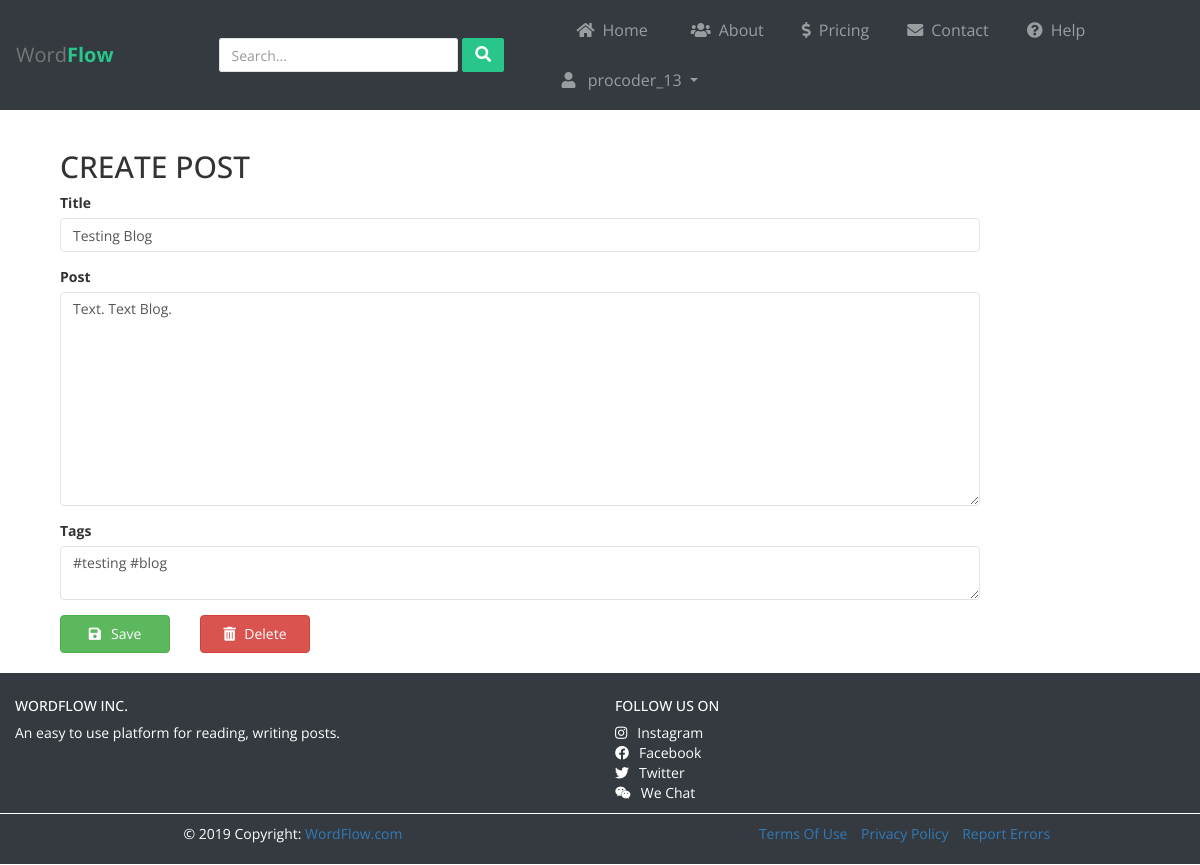
The app's page /procoder_13/edit/6 (signed in) with its own data.
### app.py (models this page shows)
class Post(db.Model):
	pid = db.Column(db.Integer, primary_key=True)
	title= db.Column(db.String(80), nullable=False)
	author = db.Column(db.String(40), nullable=False)
	content = db.Column(db.String(100), nullable=False)
	created_on = db.Column(db.DateTime, nullable=False)
	last_updated = db.Column(db.DateTime, nullable=False)
	tags = db.Column(db.String(50), nullable=False)

### app.py (the view)
@app.route('/<user>/edit/<int:pid>', methods=['POST', 'GET'])
@is_logged_in
def editPost(user,pid):
	form = ArticleForm(request.form)
	if request.method == 'POST' and form.validate():
		title = request.form["title"]
		content = request.form["content"]
		tags = request.form["tags"]
		post = Post.query.filter_by(pid=pid).first()
		post.title = title
		post.content = content
		post.tags = tags
		post.last_updated = datetime.datetime.utcnow()
		db.session.commit()
		flash('Post edited succesfully', category='success')
		return render_template('edit.html',username=user, form=form, post=post, logged_in=True)
	elif request.method=='GET':
		post = Post.query.filter_by(pid=pid).first()
		form.content.data = post.content
		form.tags.data = post.tags
		return render_template('edit.html', form=form, post=post, username=user, logged_in=True)

### app.py
class ArticleForm(Form):
	title = TextField('Title', [DataRequired(), validators.length(min=1, max=200)])
	content = TextAreaField('Post')
	tags = TextAreaField('Tags')

### app.py (called while the page is built)
def is_logged_in(f):
	@wraps(f)
	def wrap(*args, **kwargs):
		if 'logged_in' in session:
			return f(*args, **kwargs)
		else:
			flash('Unauthorized, Please Login !', category='danger')
			return redirect(url_for('home'))
	return wrap

### templates/edit.html (shortened to what this page needs)
{% extends "layout.html" %}
	{% from "formhelpers.html" import render_field %}
{% block content %}
<div class="container">
		{% from "formhelpers.html" import render_field %}
	<div class="wrapper">
	<form class="form-horizontal" role="form" method="POST"  enctype="multipart/form-data">
		<h2>CREATE POST</h2>
		<div class="form-group">
			<div class="col-sm-10">
		    	{{ render_field(form.title, class_='form-control', value=post.title) }}
		   	</div>
		</div>
		<div class="form-group">
			<div class="col-sm-10">
		    	{{ render_field(form.content, class_='form-control', rows=10) }}
		   	</div>
		</div>
		<div class="form-group">
			<div class="col-sm-10">
		    	{{ render_field(form.tags, class_='form-control') }}
		   	</div>
		</div>
		<div class="row">
			<button type="submit" class="btn btn-success px-3 py-2 mx-4" style="width: 11rem;"><span class="pr-3"><i class="fas fa-save"></i></span>Save</button>
			<a href="/delete/{{post.pid}}" class="btn btn-danger px-3 mx-4" style="width: 11rem; padding: 0.8rem 0;"><span class="pr-2"><i class="fas fa-trash-alt"></i></span> Delete </a>
		</div>
	</form>
	</div>
</div>
{% endblock %}

### templates/formhelpers.html (shortened to what this page needs)
{% macro render_field(field) %}
  {{ field.label }} {{ field(**kwargs)|safe }}
{% endmacro %}

### static/stylesheets/layout.css (style rules this page uses)
body { margin: 0; padding: 0; box-sizing: border-box; font-family: 'Open Sans', sans-serif; overflow-x: hidden; }
.form-control { box-shadow: none; border-radius: 4px; border-color: #dfe3e8; }

### records on screen
Post: title "Testing Blog", content "Text. Text Blog.", tags "#testing #blog"

### other values on screen
{{ username }} "procoder_13"
{{ field.label }} "Title Post Tags"
